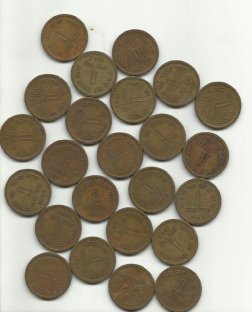
#> input picture Lab6+7/images/water_coins.jpg, 252 x 312 px
$ python Image_Segmentation_Watershed-Algorithm.py
#> lines starting #> are read from the running program, lines starting #| are printed output that depends on the picture; after the words box and inside, x2 and y2 are one past the last pixel; in counts of white or black regions, pixels touching at a corner belong together
import cv2 as cv
import numpy as np
import matplotlib.pyplot as plt

img = cv.imread('images/water_coins.jpg')
#> img is the input picture: shape (312, 252, 3); mean B, G, R 136.3, 153.2, 161.4
gray = cv.cvtColor(img, cv.COLOR_BGR2GRAY)
ret , thresh = cv.threshold(gray,0,255,cv.THRESH_BINARY_INV+cv.THRESH_OTSU)
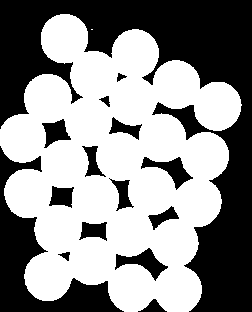
#> thresh: shape (312, 252); 55.9% white; 15 black regions, largest, box (x1, y1, x2, y2) and area: (0, 0, 252, 312) 24925, (0, 146, 124, 312) 5653, (115, 248, 168, 281) 657
#> ret = 162

kernal = np.ones((3,3),np.uint8)
opening = cv.morphologyEx(thresh,cv.MORPH_OPEN,kernal,iterations=2)
#> opening: shape (312, 252); 55.9% white; 15 black regions, largest, box (x1, y1, x2, y2) and area: (0, 0, 252, 312) 24935, (0, 146, 124, 312) 5653, (115, 248, 168, 281) 657
sure_bg = cv.dilate(opening,kernal,iterations=3)
#> sure_bg: shape (312, 252); 66.1% white; 17 black regions (5 under 20 px), largest, box (x1, y1, x2, y2) and area: (0, 0, 252, 312) 21098, (0, 155, 116, 312) 4232, (175, 109, 199, 133) 203
dist_transform = cv.distanceTransform(opening,cv.DIST_L2,5)
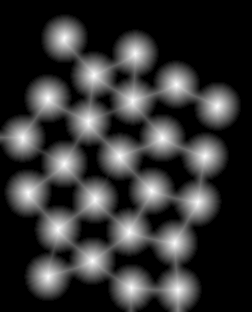
#> dist_transform: shape (312, 252) float32; min 0, max 23.97, mean 4.9; drawn with min black and max white
ret, sure_fg = cv.threshold(dist_transform,0.7*dist_transform.max(),255,0)
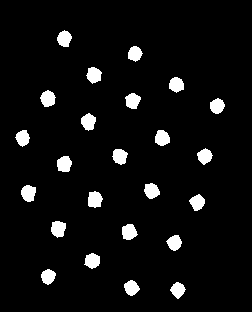
#> sure_fg: shape (312, 252) float32; 5.6% white; 24 white regions, largest, box (x1, y1, x2, y2) and area: (88, 191, 103, 208) 198, (21, 185, 36, 202) 196, (51, 221, 66, 238) 196
#> ret = 16.78
sure_fg = np.uint8(sure_fg)
unknown = cv.subtract(sure_bg,sure_fg)

ret, markers = cv.connectedComponents(sure_fg)
#> markers: shape (312, 252) int32; 25 distinct labels, from 0 to 24
#> ret = 25

markers = markers+1
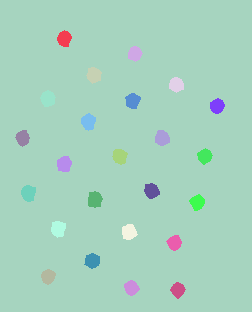
#> markers: shape (312, 252) int32; 25 distinct labels, from 1 to 25; one colour per label, 0 black

markers[unknown==255] = 0
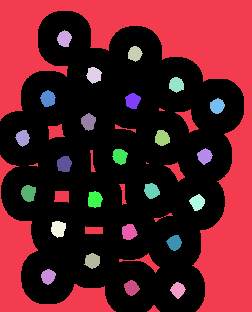
#> markers: shape (312, 252) int32; 26 distinct labels, from 0 to 25; one colour per label, 0 black
markers = cv.watershed(img,markers)
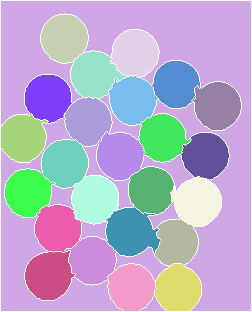
#> markers: shape (312, 252) int32; 26 distinct labels, from -1 to 25; one colour per label, 0 black, -1 white
seg = img.copy()
seg[markers == -1] = [255,0,0]
#> seg: shape (312, 252, 3); 5.06% of pixels changed, all inside (x1, y1, x2, y2) = (0, 0, 252, 312)

plt.figure(figsize=(12, 12))

plt.subplot(3,3,1),plt.imshow(cv.cvtColor(gray, cv.COLOR_BGR2RGB)),plt.title('Original Image'),plt.xticks([]), plt.yticks([])
plt.subplot(3,3,2),plt.imshow(cv.cvtColor(thresh,cv.COLOR_BGR2RGB)),plt.title('Thresh Image'),plt.xticks([]), plt.yticks([])
plt.subplot(3,3,3),plt.imshow(cv.cvtColor(opening,cv.COLOR_BGR2RGB)),plt.title('Opening Image'),plt.xticks([]), plt.yticks([])
plt.subplot(3,3,4),plt.imshow(cv.cvtColor(sure_bg,cv.COLOR_BGR2RGB)),plt.title('Sure_bg Image'),plt.xticks([]), plt.yticks([])
plt.subplot(3,3,5),plt.imshow(cv.cvtColor(dist_transform,cv.COLOR_BGR2RGB)),plt.title('Distance Transform Image'),plt.xticks([]), plt.yticks([])
plt.subplot(3,3,6),plt.imshow(cv.cvtColor(sure_fg,cv.COLOR_BGR2RGB)),plt.title('Sure Foreground Area Image'),plt.xticks([]), plt.yticks([])
plt.subplot(3,3,7),plt.imshow(cv.cvtColor(unknown,cv.COLOR_BGR2RGB)),plt.title('Subtract Image'),plt.xticks([]), plt.yticks([])
plt.subplot(3,3,8),plt.imshow(markers,cmap="tab20b"),plt.title('Markers Image'),plt.xticks([]), plt.yticks([])
plt.subplot(3,3,9),plt.imshow(cv.cvtColor(seg, cv.COLOR_BGR2RGB)),plt.title('Segmented Image'),plt.xticks([]), plt.yticks([])
plt.tight_layout()
plt.show()
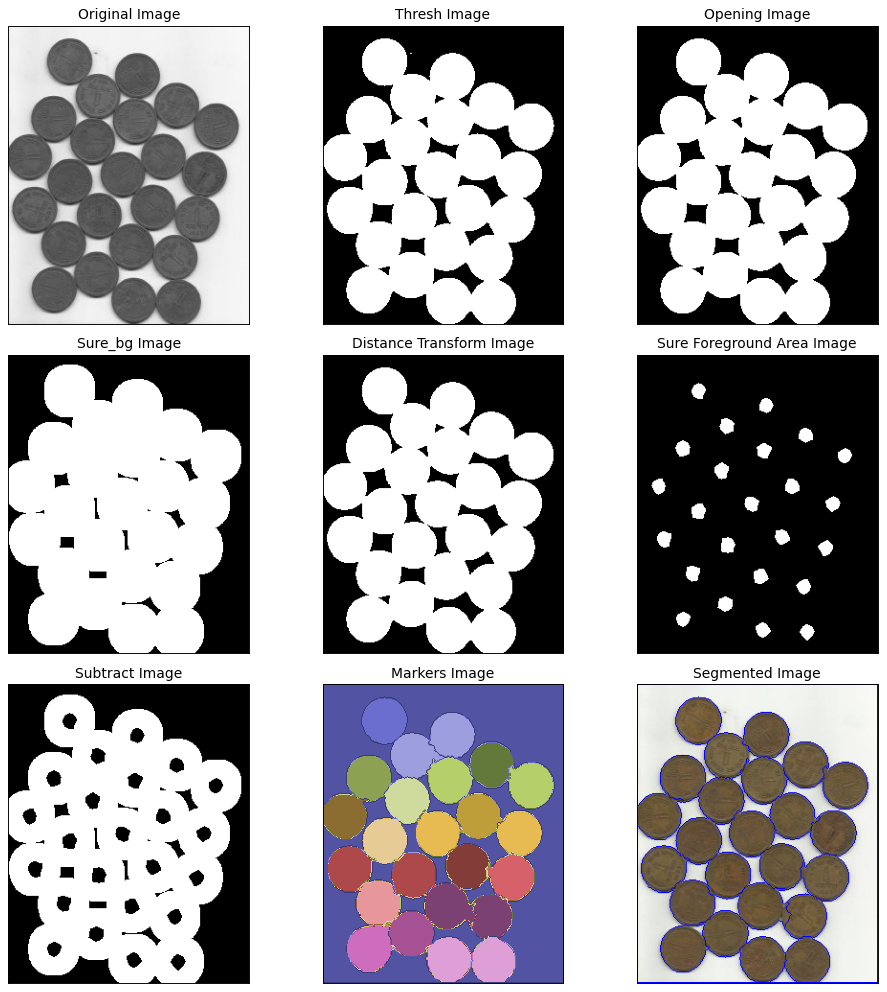
#> figure drawn by matplotlib, 9 panels
